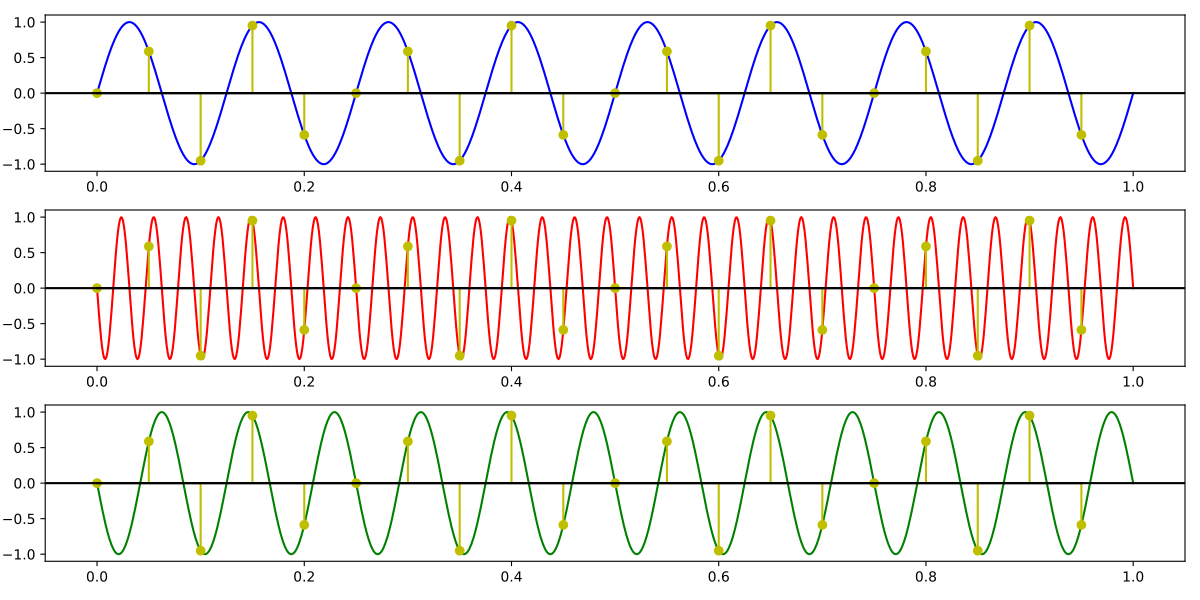

Source code (Python):
import numpy as np
import matplotlib.pyplot as plt

f0 = 8  #fr semnal
fs = 20  # fr esantion
T = 1  
t_cont = np.linspace(0, T, 1000)  # timp continuu
t_disc = np.arange(0, T, 1/fs)  # timp discret

x0 = np.sin(2 * np.pi * f0 * t_cont)
x1 = np.sin(2 * np.pi * (-2*fs + f0) * t_cont) 
x2 = np.sin(2 * np.pi * (-fs +  f0) * t_cont) 

# esantioane
x0_disc = np.sin(2 * np.pi * f0 * t_disc)
x1_disc = np.sin(2 * np.pi * (-2*fs + f0) * t_disc)
x2_disc = np.sin(2 * np.pi * (-fs + f0) * t_disc)

plt.figure(figsize=(12, 6))

plt.subplot(3, 1, 1)
plt.plot(t_cont, x0, color='blue')
plt.stem(t_disc, x0_disc, linefmt='y-', basefmt='k-')
plt.axhline(0, color='black', linewidth=1.5) 

plt.subplot(3, 1, 2)
plt.plot(t_cont, x1, color='red')
plt.stem(t_disc, x1_disc, linefmt='y-', basefmt='k-')
plt.axhline(0, color='black', linewidth=1.5) 

plt.subplot(3, 1, 3)
plt.plot(t_cont, x2, color='green')
plt.stem(t_disc, x2_disc, linefmt='y-', basefmt='k-')
plt.axhline(0, color='black', linewidth=1.5) 

plt.tight_layout()
plt.show()
